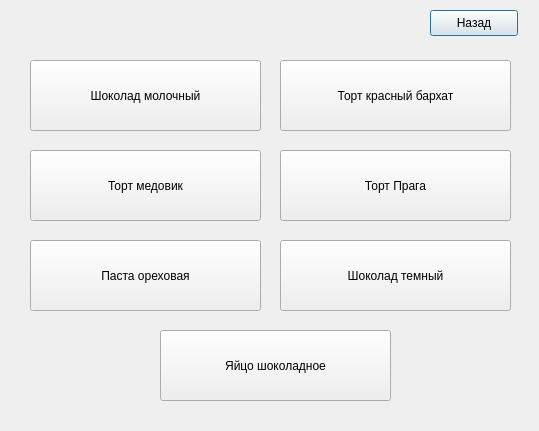
<?xml version="1.0" encoding="UTF-8"?>
<ui version="4.0">
 <class>sweets</class>
 <widget class="QDialog" name="sweets">
  <property name="geometry">
   <rect>
    <x>0</x>
    <y>0</y>
    <width>539</width>
    <height>431</height>
   </rect>
  </property>
  <property name="windowTitle">
   <string>Сладкое</string>
  </property>
  <widget class="QPushButton" name="pushButton">
   <property name="geometry">
    <rect>
     <x>430</x>
     <y>10</y>
     <width>88</width>
     <height>26</height>
    </rect>
   </property>
   <property name="text">
    <string>Назад</string>
   </property>
  </widget>
  <widget class="QPushButton" name="pushButton_2">
   <property name="geometry">
    <rect>
     <x>30</x>
     <y>60</y>
     <width>231</width>
     <height>71</height>
    </rect>
   </property>
   <property name="text">
    <string>Шоколад молочный</string>
   </property>
  </widget>
  <widget class="QPushButton" name="pushButton_3">
   <property name="geometry">
    <rect>
     <x>280</x>
     <y>240</y>
     <width>231</width>
     <height>71</height>
    </rect>
   </property>
   <property name="text">
    <string>Шоколад темный</string>
   </property>
  </widget>
  <widget class="QPushButton" name="pushButton_4">
   <property name="geometry">
    <rect>
     <x>160</x>
     <y>330</y>
     <width>231</width>
     <height>71</height>
    </rect>
   </property>
   <property name="text">
    <string>Яйцо шоколадное</string>
   </property>
  </widget>
  <widget class="QPushButton" name="pushButton_5">
   <property name="geometry">
    <rect>
     <x>30</x>
     <y>240</y>
     <width>231</width>
     <height>71</height>
    </rect>
   </property>
   <property name="text">
    <string>Паста ореховая</string>
   </property>
  </widget>
  <widget class="QPushButton" name="pushButton_6">
   <property name="geometry">
    <rect>
     <x>280</x>
     <y>60</y>
     <width>231</width>
     <height>71</height>
    </rect>
   </property>
   <property name="text">
    <string>Торт красный бархат</string>
   </property>
  </widget>
  <widget class="QPushButton" name="pushButton_7">
   <property name="geometry">
    <rect>
     <x>30</x>
     <y>150</y>
     <width>231</width>
     <height>71</height>
    </rect>
   </property>
   <property name="text">
    <string>Торт медовик</string>
   </property>
  </widget>
  <widget class="QPushButton" name="pushButton_8">
   <property name="geometry">
    <rect>
     <x>280</x>
     <y>150</y>
     <width>231</width>
     <height>71</height>
    </rect>
   </property>
   <property name="text">
    <string>Торт Прага</string>
   </property>
  </widget>
 </widget>
 <resources/>
 <connections/>
</ui>
